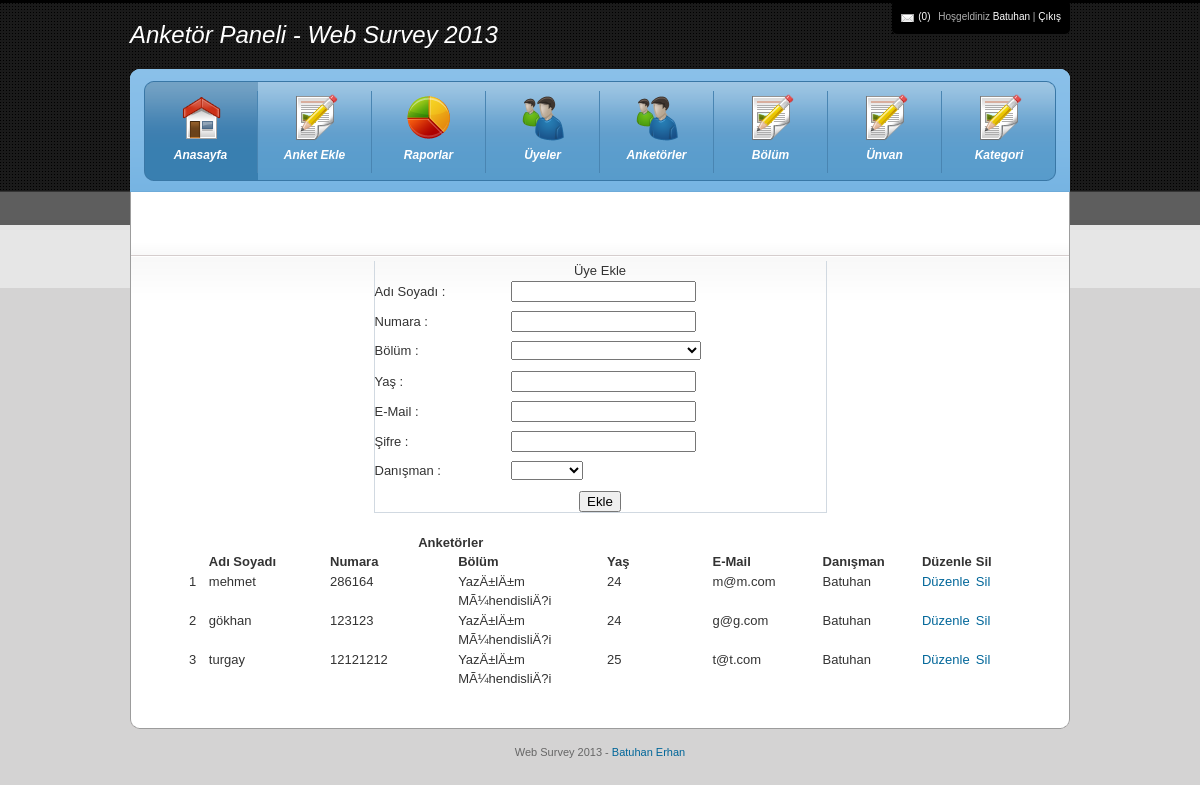
The page /aindex.php?s=uyeler (signed in) on the database its author committed.
### tables this page shows
CREATE TABLE IF NOT EXISTS `anketor` (
  `id` int(11) NOT NULL AUTO_INCREMENT,
  `adi_soyadi` varchar(255) NOT NULL,
  `unvan_id` int(11) NOT NULL,
  `mail` varchar(255) NOT NULL,
  `sifre` varchar(255) NOT NULL,
  PRIMARY KEY (`id`)
);

CREATE TABLE IF NOT EXISTS `uyelik` (
  `id` int(11) NOT NULL AUTO_INCREMENT,
  `adi_soyadi` varchar(255) NOT NULL,
  `numara` int(11) NOT NULL,
  `bolum_id` int(11) NOT NULL,
  `yas` int(11) NOT NULL,
  `mail` varchar(255) NOT NULL,
  `sifre` varchar(255) NOT NULL,
  `onay` int(11) NOT NULL DEFAULT '0',
  `danisman_id` int(11) NOT NULL,
  PRIMARY KEY (`id`)
);

CREATE TABLE IF NOT EXISTS `bolum` (
  `id` int(11) NOT NULL AUTO_INCREMENT,
  `bolum` varchar(255) NOT NULL,
  PRIMARY KEY (`id`)
);

### uyeler.php (the view, shortened to what this page needs)
<center>
<p><br><br>
<form method="post" enctype="multipart/form-data" name="example" action="<?=$PHP_SELF;?>">
<table width="453" align="center"  cellpadding="3"
      cellspacing="0" class="liste" id="tablo"
      style="BORDER-RIGHT: #d1d9e1 1px solid; BORDER-TOP: medium none; BORDER-LEFT: #d1d9e1 1px solid; BORDER-BOTTOM: #d1d9e1 1px solid">
  <tr>
    <td height="16" colspan="2"><div align="center" class="baslik">
      <div align="center" class="tablobaslik">Üye Ekle</div>
    </div></td>
  </tr>
 <tr>
    <td width="125" height="30">Adı Soyadı  : </td>
    <td width="289"><input type="text" name="adi_soyadi" value="<?=$k["adi_soyadi"];?>"/></td>
  </tr>
  <tr>
    <td width="125" height="30">Numara  : </td>
    <td width="289"><input type="text" name="numara" value="<?=$k["numara"];?>"/></td>
  </tr>
  <tr>
    <td width="125" height="30">Bölüm  : </td>
    <td width="289"><select name="bolum_id">
   <option value="<?=$list["id"];?>" selected="selected"><?=$list["bolum"];?></option>
<?php
$s = mysql_query("select * from bolum");
while ($lis = mysql_fetch_array($s)) {
?>
      <option value="<?=$lis["id"];?>"><?=$lis["bolum"];?></option>
<?
}
?>
</select></td>
  </tr>
  <tr>
      <td width="125" height="30">Yaş  : </td>
      <td width="289"><input type="text" name="yas" value="<?=$k["yas"];?>"/></td>
    </tr>
    <tr>
      <td width="125" height="30">E-Mail  : </td>
      <td width="289"><input type="text" name="mail" value="<?=$k["mail"];?>"/></td>
    </tr>
      <tr>
    <td width="125" height="30">Şifre  : </td>
    <td width="289"><input type="password" name="sifre"/></td>
  </tr>
      <tr>
    <td width="125" height="30">Danışman  : </td>
    <td width="289"><select name="danisman_id">
   <option value="<?=$listi["id"];?>" selected="selected"><?=$listi["danisman"];?></option>
<?php
$s = mysql_query("select * from anketor");
while ($lis = mysql_fetch_array($s)) {
?>
      <option value="<?=$lis["id"];?>"><?=$lis["adi_soyadi"];?></option>
<?
}
?>
</select></td>
  </tr>
  <tr>
    <td colspan="2"><div align="center">
      <input type="submit" class="buton" <?= $_GET["id"] ? 'name="update" id="update" value="Guncelle"' : 'name="add" id="add" value="Ekle"'?> />
      </div></td>
  </tr>
</table></form>
</p>
<table width="822" height="93" border="1">
<tr>
  <th colspan="5" scope="col">Anketörler</th>
  </tr>
  <tr class="s">
  <th width="42" scope="col"></th>
    <th width="252" scope="col">Adı Soyadı</th>
    <th width="252" scope="col">Numara</th>
    <th width="252" scope="col">Bölüm</th>
    <th width="252" scope="col">Yaş</th>
    <th width="193" scope="col">E-Mail</th>
    <th width="165" scope="col">Danışman</th>
    <th width="61" scope="col">Düzenle</th>
    <th width="69" scope="col">Sil</th>
    </tr>
  <?php
  $i=0;
  $s = mysql_query("select * from uyelik where danisman_id='".$y_al["id"]."' order by id");
while ($lis = mysql_fetch_array($s)) {
	$list = mysql_fetch_assoc(mysql_query("select * from bolum where id=".$lis["bolum_id"].""));
	$listi = mysql_fetch_assoc(mysql_query("select * from anketor where id=".$lis["danisman_id"].""));
	$i++;
  ?>
  <tr>
  	<td><?=$i;?></td>
    <td><?=$lis["adi_soyadi"];?></td>
    <td><?=$lis["numara"];?></td>
    <td><?=$list["bolum"];?></td>
    <td><?=$lis["yas"];?></td>
    <td><?=$lis["mail"];?></td>
    <td><?=$listi["adi_soyadi"];?></td>
    <td><a href="aindex.php?s=uyeler&id=<?=$lis["id"];?>">Düzenle</a></td>
    <td><a href="aindex.php?s=uyeler&del=<?=$lis["id"];?>">Sil</a></td>
    </tr>
    <?php
  }
   ?>
</table>
<p><p></center>

### aindex.php (shortened to what this page needs)
<?php
	if($_SESSION["y_id"]){
	$y_al = mysql_fetch_assoc(mysql_query("SELECT * FROM anketor where id='$_SESSION[y_id]'"));
	$mesaj = mysql_fetch_assoc(mysql_query("SELECT COUNT(*) as say FROM mesaj where kime='$_SESSION[y_id]'"));
?>
<!DOCTYPE html PUBLIC "-//W3C//DTD XHTML 1.0 Transitional//EN" "http://www.w3.org/TR/xhtml1/DTD/xhtml1-transitional.dtd">
<html xmlns="http://www.w3.org/1999/xhtml">
<head>
<link rel="stylesheet" type="text/css" href="css/960.css" />
<link rel="stylesheet" type="text/css" href="css/reset.css" />
<link rel="stylesheet" type="text/css" href="css/text.css" />
<link rel="stylesheet" type="text/css" href="css/blue.css" />
<link type="text/css" href="css/smoothness/ui.css" rel="stylesheet" />
</head>
<body>
<div class="container_16" id="wrapper">
	<div class="grid_8" id="logo">Anketör Paneli - Web Survey 2013</div>
    <div class="grid_8">
      <div id="user_tools"><span><a href="aindex.php?s=amesaj&id=<?=$y_al["id"]?>" class="mail">(<?=$mesaj["say"];?>)</a> Hoşgeldiniz <a href="aindex.php?s=anketorduzenle&id=<?=$y_al["id"]?>"><?php echo $y_al["adi_soyadi"]; ?></a> |  <a href="aindex.php?s=cikis&y=1">Çıkış</a></span></div>
    </div>
<div class="grid_16" id="header">
<div id="menu">
	<ul class="group" id="menu_group_main">
		<li class="item first" id="one"><a href="aindex.php" class="main current"><span class="outer"><span class="inner dashboard">Anasayfa</span></span></a></li>
        <li class="item middle" id="two"><a href="aindex.php?s=anketekle" class="main"><span class="outer"><span class="inner content">Anket Ekle</span></span></a></li>
        <li class="item middle" id="three"><a href="aindex.php?s=arapor"><span class="outer"><span class="inner reports png">Raporlar</span></span></a></li>
        <li class="item middle" id="four"><a href="aindex.php?s=uyeler" class="main"><span class="outer"><span class="inner users">Üyeler</span></span></a></li>
		 <li class="item middle" id="four"><a href="aindex.php?s=anketor" class="main"><span class="outer"><span class="inner users">Anketörler</span></span></a></li>
		<li class="item middle" id="two"><a href="aindex.php?s=bolum" class="main"><span class="outer"><span class="inner content">Bölüm</span></span></a></li>
		<li class="item middle" id="two"><a href="aindex.php?s=unvan" class="main"><span class="outer"><span class="inner content">Ünvan</span></span></a></li>
		<li class="item last" id="two"><a href="aindex.php?s=kategori" class="main"><span class="outer"><span class="inner content">Kategori</span></span></a></li>
    </ul>
</div>
</div>
    <div class="grid_16" id="content">
    <div id="portlets">
    <?php
			if($_GET["s"]=="cikis"){
				include("cikis.php");
			}else if($_GET["s"]=="anketorduzenle"){
				include("anketorduzenle.php");
			}else if($_GET["s"]=="amesaj"){
				include("amesaj.php");
			}else if($_GET["s"]=="kategori"){
				include("kategori.php");
			}else if($_GET["s"]=="unvan"){
				include("unvan.php");
			}else if($_GET["s"]=="bolum"){
				include("bolum.php");
			}else if($_GET["s"]=="anketor"){
				include("anketor.php");
			}else if($_GET["s"]=="uyeler"){
				include("uyeler.php");
			}else if($_GET["s"]=="anketekle"){
				include("anketekle.php");
			}else if($_GET["s"]=="soruekle"){
				include("soruekle.php");
			}else if($_GET["s"]=="sikekle"){
				include("sikekle.php");
			}else if($_GET["s"]=="anketson"){
				include("anketson.php");
			}else if($_GET["s"]=="arapor"){
				include("arapor.php");
			}else if($_GET["s"]=="anketduzenle"){
				include("anketduzenle.php");
			}else if($_GET["s"]=="gonder"){
				include("gonder.php");
			}else if($_GET["s"]=="soruduzenle"){
				include("soruduzenle.php");
			}else{
				include("a.php");
			}
					?>
   </div>
  </div>
</div>
<div class="container_16" id="footer">
Web Survey 2013 - <a href="#">Batuhan Erhan</a></div>
</body>
</html>
<?php
	}
?>

### css/960.css (style rules this page uses)
.container_12,.container_16 { margin-left:auto;margin-right:auto;width:960px }
.grid_1,.grid_2,.grid_3,.grid_4,.grid_5,.grid_6,.grid_7,.grid_8,.grid_9,.grid_10,.grid_11,.grid_12,.grid_13,.grid_14,.grid_15,.grid_16 { display:inline;float:left;margin-left:10px;margin-right:10px }
.container_12 .grid_6,.container_16 .grid_8 { width:460px }
.container_12 .grid_12,.container_16 .grid_16 { width:940px }

### css/text.css (style rules this page uses)
body { font:13px/1.5 "Trebuchet MS", Arial, Helvetica, sans-serif }
ul { list-style:disc }
li { margin-left:0px }
p,dl,hr,h1,h2,h3,h4,h5,h6,ol,ul,pre,table,address,fieldset { margin-bottom:20px }

### css/blue.css (style rules this page uses)
body { background:url(../images/bg.gif) repeat-x left top #d4d3d3; font-family:"Trebuchet MS", Arial, Helvetica, sans-serif; font-size: 13px; color: #333; }
a, a:active, a:link, a:visited { text-decoration:none; color: #069; }
#logo { font-size:24px; font-style:italic; font-weight:normal; color:white; line-height:69px; }
#header { background:url(../images/bg_header_blue.gif) left top no-repeat; height:123px; }
#content { background:url(../images/bg_content.gif) left top repeat-x #FFFFFF; width:938px !important; border-left:1px solid #9c9c9c; border-right:1px solid #9c9c9c; padding: 10px 0px; }
#wrapper { padding-bottom:10px !important; background:url(../images/bg_content_bottom.gif) center bottom no-repeat; }
#footer { text-align:center; padding:15px 0px; color: #666; font-size:11px; }
#user_tools { background:url(../images/bg_usertools_right.gif) right top no-repeat; height:34px; padding-right:9px; float:right; }
#user_tools span { background:url(../images/bg_usertools_left.gif) left top no-repeat #000000; height:34px; padding-left:9px; line-height: 34px; font-size:10px; color: #b0b0b0; display:block; float:right; }
#user_tools a { color: #FFF; text-decoration:none; }
#user_tools a.mail { background: url(../images/icon_mail_small.gif) left 2px no-repeat; padding-left:17px; margin-right:5px; }
#menu { float: left; }
#menu ul.group { margin: 12px 0px 0px 14px; padding: 0px 0px 0px; list-style: none; float: left; z-index:4; }
#menu ul.group li { display: inline; float: left; position: static; z-index: 5; margin-left:0px !important; }
#menu ul.group li a { display: block; float: left; height: 100px; width: 114px; overflow:hidden; font-size: 12px; font-weight: bold; font-style: italic; color: white; text-decoration:none; text-align:center; z-index:6; }
#menu ul.group li a * { cursor: pointer; }
#menu ul.group li a span.outer { display: block; height: 90px; padding-top: 10px }
#menu ul.group li a span.inner { display: block; padding: 55px 10px 9px 10px; white-space: nowrap; background-repeat: no-repeat; background-position: 50% 3px; }
#menu ul.group li a { background:url('../images/navigation_background_blue.gif') repeat-x top left; }
#menu ul.group li.first a { background:url('../images/navigation_first_blue.gif') no-repeat top left; }
#menu ul.group li.last a { background:url('../images/navigation_last_blue.gif') no-repeat top right; }
#menu ul.group li.last a span.inner { border: none !important; }
#menu ul.group li a:hover, #menu ul.group li a.hover { background-position: bottom left; text-decoration: none; }
#menu ul.group li.last a:hover, #menu ul.group li.last a.hover { background-position: bottom right; }
#menu ul.group li a.current { background-position: bottom left; text-decoration: none; }
#menu ul.group li.first a.current { background-position: bottom left; }
#menu ul.group li a span.inner { border-right: 1px solid #4985b2; }
#menu .dashboard { background-image: url(../images/icon_dashboard.png); background-repeat: no-repeat; }
#menu .content { background-image: url(../images/icon_edit.png); background-repeat: no-repeat; }
#menu .reports { background-image: url(../images/icon_reports.png); background-repeat: no-repeat; }
#menu .users { background-image: url(../images/icon_users.png); background-repeat: no-repeat; }
#portlets { padding:0px 10px; }
input[type=text] { display:block !important; }

### uyeler.php (style rules this page uses)
.s { text-align: left; }

### rows shown on the page
anketor: adi_soyadi "Batuhan"
uyelik: adi_soyadi "mehmet", numara "286164", bolum.bolum "YazÄ±lÄ±m MÃ¼hendisliÄ?i", yas "24", mail "m@m.com", anketor.adi_soyadi "Batuhan"
uyelik: adi_soyadi "gökhan", numara "123123", bolum.bolum "YazÄ±lÄ±m MÃ¼hendisliÄ?i", yas "24", mail "g@g.com", anketor.adi_soyadi "Batuhan"
uyelik: adi_soyadi "turgay", numara "12121212", bolum.bolum "YazÄ±lÄ±m MÃ¼hendisliÄ?i", yas "25", mail "t@t.com", anketor.adi_soyadi "Batuhan"

### other values the page prints
$mesaj["say"] "0"
